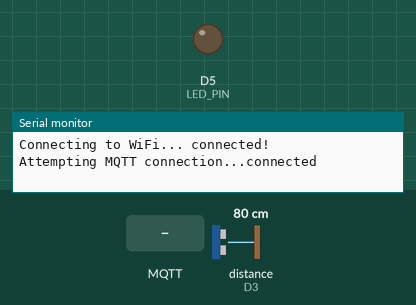
Simulated run of this sketch. Board: Arduino Nano 33 IoT. Parts: output pins drawn as LEDs (lit = HIGH), the last lines printed to the serial monitor. Wiring (inferred from the names in the program): ultrasonic range finder: trigger D2; echo D3. Dashed ring = blinking. The inputs (shaded band) are chosen by the test bench; at power-on: distance to the obstacle (sensor on D3) 80 cm. The echo pulse lasts 58.3 µs per cm; WiFi joins after 1.5 s; servers stay silent unless stated; random numbers use the default seed unless the sketch sets one; no MQTT or app messages arrive unless stated; pins used as bus, display or sensor lines are not drawn.

Above: at 2.7 s.
2.8 s: MQTT message "wave" arrives on the first subscribed topic
At 2.95 s:
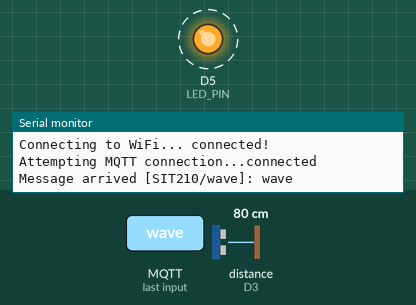
5.8 s: distance to the obstacle (sensor on D3) set to 22 cm
7.3 s: distance to the obstacle (sensor on D3) set to 18 cm
10.3 s: MQTT message "pat" arrives on the first subscribed topic
At 14.2 s:
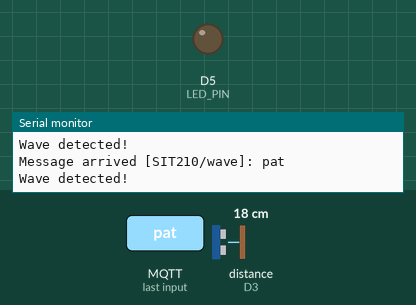
Timing chart, 0 to 15.7 s (numbered marks = the images above; inputs shaded):
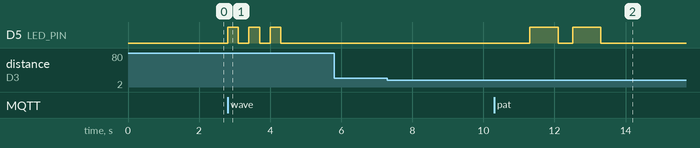

The sketch:

3_3D.ino
```cpp
#include <WiFiNINA.h>
#include <PubSubClient.h>

// ---------- WiFi Credentials ----------
const char* WIFI_SSID = "RedmiNote13Pro5G";
const char* WIFI_PASSWORD = "Yogya@214";

// ---------- MQTT Broker ----------
const char* MQTT_BROKER = "broker.emqx.io";
const int   MQTT_PORT   = 1883;
const char* MQTT_TOPIC  = "SIT210/wave";

// ---------- Hardware Pins ----------
const int TRIG_PIN = 2;
const int ECHO_PIN = 3;
const int LED_PIN  = 5;

// ---------- Globals ----------
WiFiClient wifiClient;
PubSubClient client(wifiClient);

// ---------- Distance Function ----------
long getDistanceCM() {
  digitalWrite(TRIG_PIN, LOW);
  delayMicroseconds(2);
  digitalWrite(TRIG_PIN, HIGH);
  delayMicroseconds(10);
  digitalWrite(TRIG_PIN, LOW);

  long duration = pulseIn(ECHO_PIN, HIGH);
  long distance = duration * 0.034 / 2; // speed of sound (cm/us)
  return distance;
}

// ---------- MQTT Callback ----------
void mqttCallback(char* topic, byte* payload, unsigned int length) {
  Serial.print("Message arrived [");
  Serial.print(topic);
  Serial.print("]: ");

  String message;
  for (unsigned int i = 0; i < length; i++) {
    message += (char)payload[i];
  }
  Serial.println(message);

  // LED Pattern
  if (message.indexOf("wave") != -1) {
    // Wave: blink 3 times
    for (int i = 0; i < 3; i++) {
      digitalWrite(LED_PIN, HIGH);
      delay(300);
      digitalWrite(LED_PIN, LOW);
      delay(300);
    }
  } else if (message.indexOf("pat") != -1) {
    // Pat: different blink (2 long blinks)
    for (int i = 0; i < 2; i++) {
      digitalWrite(LED_PIN, HIGH);
      delay(800);
      digitalWrite(LED_PIN, LOW);
      delay(400);
    }
  }
}

// ---------- Reconnect to MQTT ----------
void reconnect() {
  while (!client.connected()) {
    Serial.print("Attempting MQTT connection...");
    String clientId = "Nano33IoT-" + String(random(0xffff), HEX);

    if (client.connect(clientId.c_str())) {
      Serial.println("connected");
      client.subscribe(MQTT_TOPIC);
    } else {
      Serial.print("failed, rc=");
      Serial.print(client.state());
      Serial.println(" try again in 5 seconds");
      delay(5000);
    }
  }
}

// ---------- Setup ----------
void setup() {
  Serial.begin(9600);

  pinMode(TRIG_PIN, OUTPUT);
  pinMode(ECHO_PIN, INPUT);
  pinMode(LED_PIN, OUTPUT);

  // Connect to WiFi
  Serial.print("Connecting to WiFi...");
  WiFi.begin(WIFI_SSID, WIFI_PASSWORD);
  while (WiFi.status() != WL_CONNECTED) {
    delay(500);
    Serial.print(".");
  }
  Serial.println(" connected!");

  // Setup MQTT
  client.setServer(MQTT_BROKER, MQTT_PORT);
  client.setCallback(mqttCallback);
}

// ---------- Loop ----------
void loop() {
  if (!client.connected()) {
    reconnect();
  }
  client.loop();

  // Wave detection
  long distance = getDistanceCM();
  if (distance > 0 && distance < 20) { // hand within 20cm
    Serial.println("Wave detected!");

    // Publish with name included
    String payload = "{\"sender\":\"Yogya Arora\",\"type\":\"wave\"}";
    client.publish(MQTT_TOPIC, payload.c_str());
    delay(2000); // avoid spamming
  }
}
```

Measured:
- after the input at 2.8 s, D5 (LED_PIN): alternates HIGH for 0.30 s and LOW for 0.30 s, 6 changes in all, then stays LOW, starting at once
- after the input at 5.8 s, every drawn part: stays the same
- after the input at 10.3 s, D5 (LED_PIN): alternates HIGH for 0.80 s and LOW for 0.40 s, 4 changes in all, then stays LOW, starting after 1.0 s
